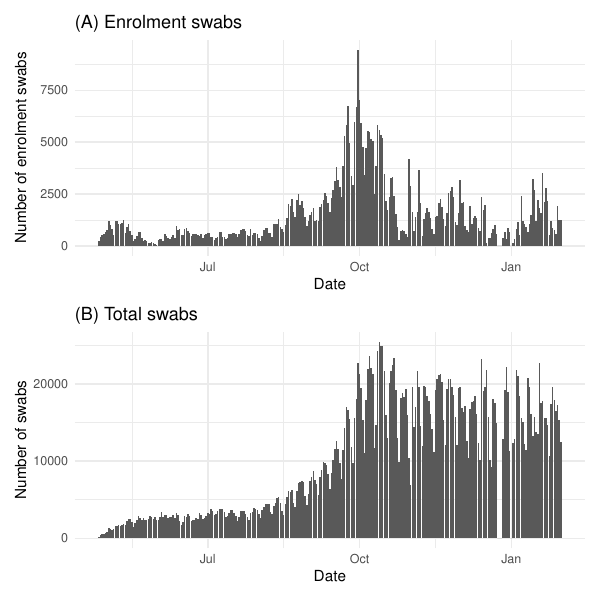

Reproduce this figure in R.
suppressMessages(library(dplyr))
library(tidyr)
library(ggplot2)
library(lubridate)
library(patchwork)
source(here::here("utils.R"))

swabs = readxl::read_excel(
    here::here("biology-data", "CIS-technical-data.xlsx"),
    sheet = "2f",
    range = "A5:E656",
    col_types = c(
        "date", "numeric", "numeric", "numeric", "numeric"
    )
) |>
    transmute(
        date = `Date`,
        expected = `Total expected swabs`,
        enrolments = `Enrolment swab`,
        repeats = `Repeat swab`,
        achieved_prop = `Achieved %` / 100
    ) 

p_recruit = swabs |>
    filter(date < ymd("2021-02-01")) |>
    ggplot(aes(date, enrolments)) +
    geom_col() +
    standard_plot_theming() +
    labs(
        x = "Date",
        y = "Number of enrolment swabs"
    ) +
    ggtitle("(A) Enrolment swabs")
p_total = swabs |>
    filter(date < ymd("2021-02-01")) |>
    ggplot(aes(date, enrolments + repeats)) +
    geom_col() +
    standard_plot_theming() +
    labs(
        x = "Date",
        y = "Number of swabs"
    ) +
    ggtitle("(B) Total swabs")

ggsave(
    filename = here::here("biology-data", "CIS-recruitment.pdf"),
    plot = p_recruit / p_total,
    width = 6, height = 6
)
